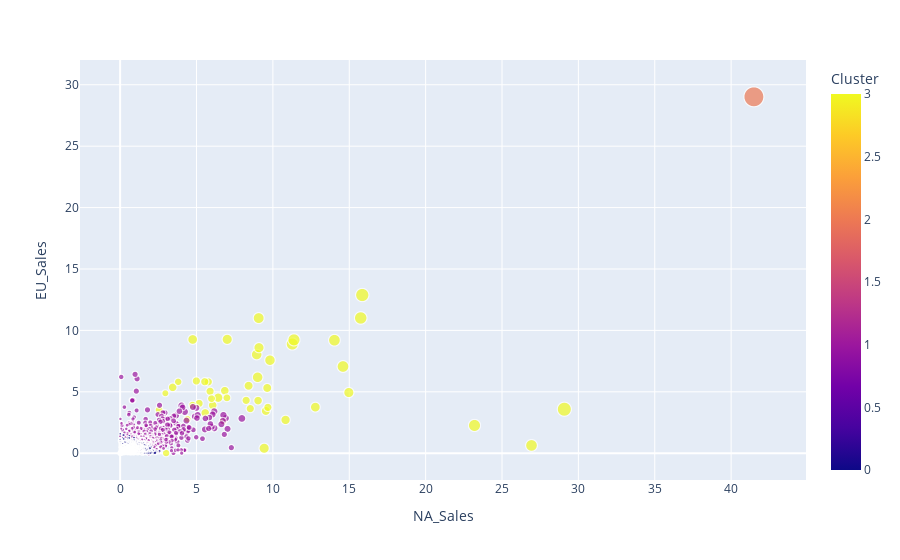

Notebook code for this chart:
### Code cell
from sklearn.cluster import KMeans
from sklearn.preprocessing import StandardScaler

#On garde seulement les colonnes de ventes (remplissage des NaN par 0)
cluster_data = df[['NA_Sales','EU_Sales','JP_Sales','Other_Sales','Global_Sales']].fillna(0)
cluster_scaled = StandardScaler().fit_transform(cluster_data)

#Application de K-Means (avec n_clusters=4 comme exemple)
kmeans = KMeans(n_clusters=4, random_state=42, n_init=10)
df['Cluster'] = kmeans.fit_predict(cluster_scaled) #Mise à l'échelle (important pour le clustering

#Visualisation des clusters
px.scatter(df, x='NA_Sales', y='EU_Sales', color='Cluster',
           size='Global_Sales', hover_data=['Name']).show()
#Interprétation : la grande majorité des jeux (nuage violet en bas à gauche) se vendent peu partout.
#un groupe groupe sort du lot avec des ventes régionales solides
#un point isolés (Wii Sports) explosent tous les records

### Figure 1 — Plotly figure (JSON) as saved in the notebook; plotly's stock layout.template omitted (floating-point values rounded to 4 significant figures; data arrays with more than 128 entries replaced by an {"elided": "..."} marker saying what was removed)
{"data": [{"customdata": {"elided": "16598x1 str values"}, "hovertemplate": "NA_Sales=%{x}<br>EU_Sales=%{y}<br>Global_Sales=%{marker.size}<br>Name=%{customdata[0]}<br>Cluster=%{marker.color}<extra></extra>", "legendgroup": "", "marker": {"color": {"elided": "16598 int values"}, "coloraxis": "coloraxis", "size": {"elided": "16598 float values"}, "sizemode": "area", "sizeref": 0.2068, "symbol": "circle"}, "mode": "markers", "name": "", "showlegend": false, "type": "scattergl", "x": {"elided": "16598 float values"}, "xaxis": "x", "y": {"elided": "16598 float values"}, "yaxis": "y"}], "layout": {"coloraxis": {"colorbar": {"title": {"text": "Cluster"}}, "colorscale": [[0, "#0d0887"], [0.1111, "#46039f"], [0.2222, "#7201a8"], [0.3333, "#9c179e"], [0.4444, "#bd3786"], [0.5556, "#d8576b"], [0.6667, "#ed7953"], [0.7778, "#fb9f3a"], [0.8889, "#fdca26"], [1, "#f0f921"]]}, "legend": {"itemsizing": "constant", "tracegroupgap": 0}, "margin": {"t": 60}, "xaxis": {"anchor": "y", "domain": [0, 1], "title": {"text": "NA_Sales"}}, "yaxis": {"anchor": "x", "domain": [0, 1], "title": {"text": "EU_Sales"}}}}
